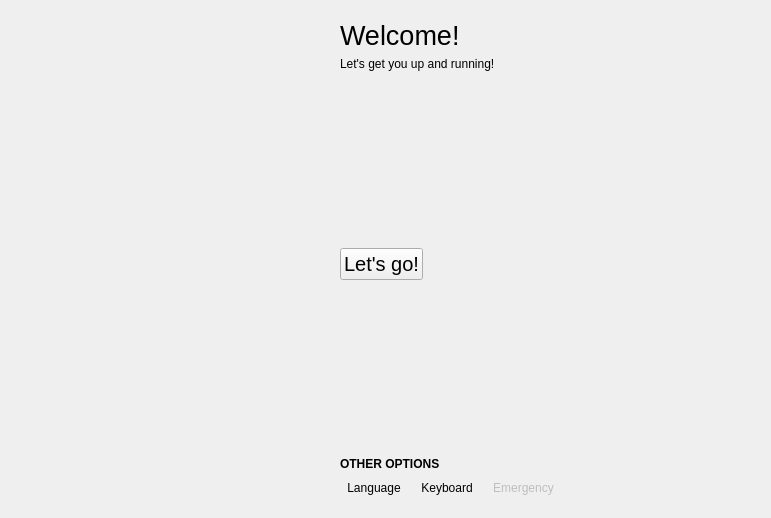
<?xml version="1.0" encoding="UTF-8"?>
<ui version="4.0">
 <class>OnboardingWelcome</class>
 <widget class="QWidget" name="OnboardingWelcome">
  <property name="geometry">
   <rect>
    <x>0</x>
    <y>0</y>
    <width>771</width>
    <height>518</height>
   </rect>
  </property>
  <property name="windowTitle">
   <string notr="true">Form</string>
  </property>
  <layout class="QVBoxLayout" name="verticalLayout">
   <property name="leftMargin">
    <number>340</number>
   </property>
   <property name="topMargin">
    <number>20</number>
   </property>
   <property name="rightMargin">
    <number>20</number>
   </property>
   <property name="bottomMargin">
    <number>20</number>
   </property>
   <item>
    <widget class="QLabel" name="titleLabel">
     <property name="font">
      <font>
       <pointsize>20</pointsize>
      </font>
     </property>
     <property name="text">
      <string notr="true">Welcome!</string>
     </property>
     <property name="wordWrap">
      <bool>true</bool>
     </property>
    </widget>
   </item>
   <item>
    <widget class="QLabel" name="descriptionLabel">
     <property name="text">
      <string notr="true">Let's get you up and running!</string>
     </property>
     <property name="wordWrap">
      <bool>true</bool>
     </property>
    </widget>
   </item>
   <item>
    <spacer name="verticalSpacer">
     <property name="orientation">
      <enum>Qt::Vertical</enum>
     </property>
     <property name="sizeHint" stdset="0">
      <size>
       <width>20</width>
       <height>129</height>
      </size>
     </property>
    </spacer>
   </item>
   <item>
    <layout class="QHBoxLayout" name="horizontalLayout">
     <item>
      <widget class="QPushButton" name="nextButton">
       <property name="font">
        <font>
         <pointsize>15</pointsize>
        </font>
       </property>
       <property name="text">
        <string>Let's go!</string>
       </property>
       <property name="icon">
        <iconset theme="go-next">
         <normaloff>.</normaloff>.</iconset>
       </property>
       <property name="iconSize">
        <size>
         <width>32</width>
         <height>32</height>
        </size>
       </property>
      </widget>
     </item>
     <item>
      <spacer name="horizontalSpacer">
       <property name="orientation">
        <enum>Qt::Horizontal</enum>
       </property>
       <property name="sizeHint" stdset="0">
        <size>
         <width>40</width>
         <height>20</height>
        </size>
       </property>
      </spacer>
     </item>
    </layout>
   </item>
   <item>
    <spacer name="verticalSpacer_2">
     <property name="orientation">
      <enum>Qt::Vertical</enum>
     </property>
     <property name="sizeHint" stdset="0">
      <size>
       <width>20</width>
       <height>40</height>
      </size>
     </property>
    </spacer>
   </item>
   <item>
    <widget class="QLabel" name="label">
     <property name="font">
      <font>
       <bold>true</bold>
      </font>
     </property>
     <property name="text">
      <string>OTHER OPTIONS</string>
     </property>
    </widget>
   </item>
   <item>
    <layout class="QHBoxLayout" name="horizontalLayout_2">
     <item>
      <widget class="QToolButton" name="languageButton">
       <property name="text">
        <string>Language</string>
       </property>
       <property name="icon">
        <iconset theme="preferences-system-locale-symbolic">
         <normaloff>.</normaloff>.</iconset>
       </property>
       <property name="iconSize">
        <size>
         <width>32</width>
         <height>32</height>
        </size>
       </property>
       <property name="toolButtonStyle">
        <enum>Qt::ToolButtonTextUnderIcon</enum>
       </property>
       <property name="autoRaise">
        <bool>true</bool>
       </property>
      </widget>
     </item>
     <item>
      <widget class="QToolButton" name="keyboardButton">
       <property name="text">
        <string notr="true">Keyboard</string>
       </property>
       <property name="icon">
        <iconset theme="input-keyboard"/>
       </property>
       <property name="iconSize">
        <size>
         <width>32</width>
         <height>32</height>
        </size>
       </property>
       <property name="toolButtonStyle">
        <enum>Qt::ToolButtonTextUnderIcon</enum>
       </property>
       <property name="autoRaise">
        <bool>true</bool>
       </property>
      </widget>
     </item>
     <item>
      <widget class="QToolButton" name="emergencyButton">
       <property name="enabled">
        <bool>false</bool>
       </property>
       <property name="text">
        <string>Emergency</string>
       </property>
       <property name="icon">
        <iconset theme="call-start">
         <normaloff>.</normaloff>.</iconset>
       </property>
       <property name="iconSize">
        <size>
         <width>32</width>
         <height>32</height>
        </size>
       </property>
       <property name="toolButtonStyle">
        <enum>Qt::ToolButtonTextUnderIcon</enum>
       </property>
       <property name="autoRaise">
        <bool>true</bool>
       </property>
      </widget>
     </item>
     <item>
      <spacer name="horizontalSpacer_2">
       <property name="orientation">
        <enum>Qt::Horizontal</enum>
       </property>
       <property name="sizeHint" stdset="0">
        <size>
         <width>40</width>
         <height>20</height>
        </size>
       </property>
      </spacer>
     </item>
    </layout>
   </item>
  </layout>
 </widget>
 <resources/>
 <connections/>
</ui>
